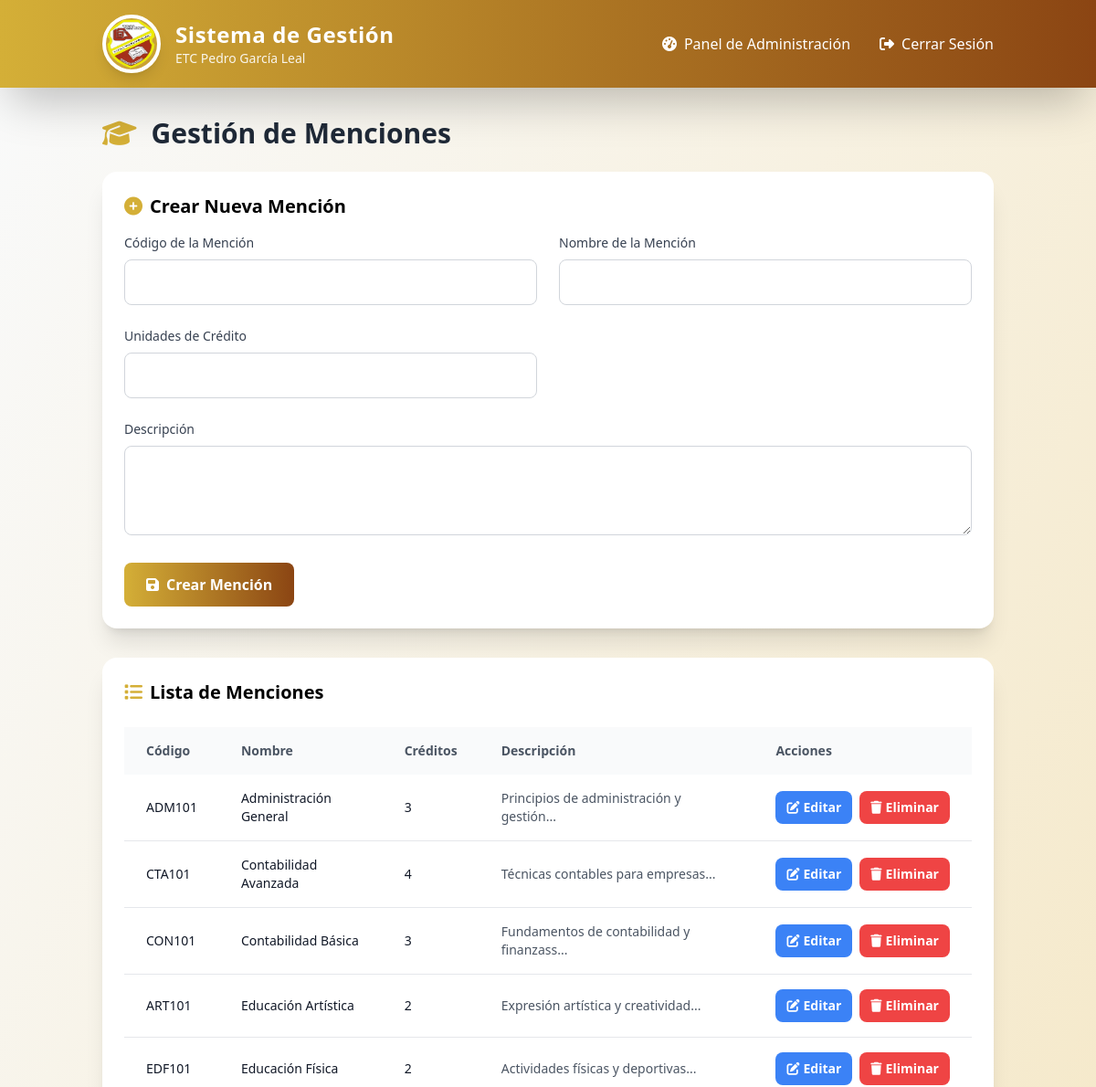
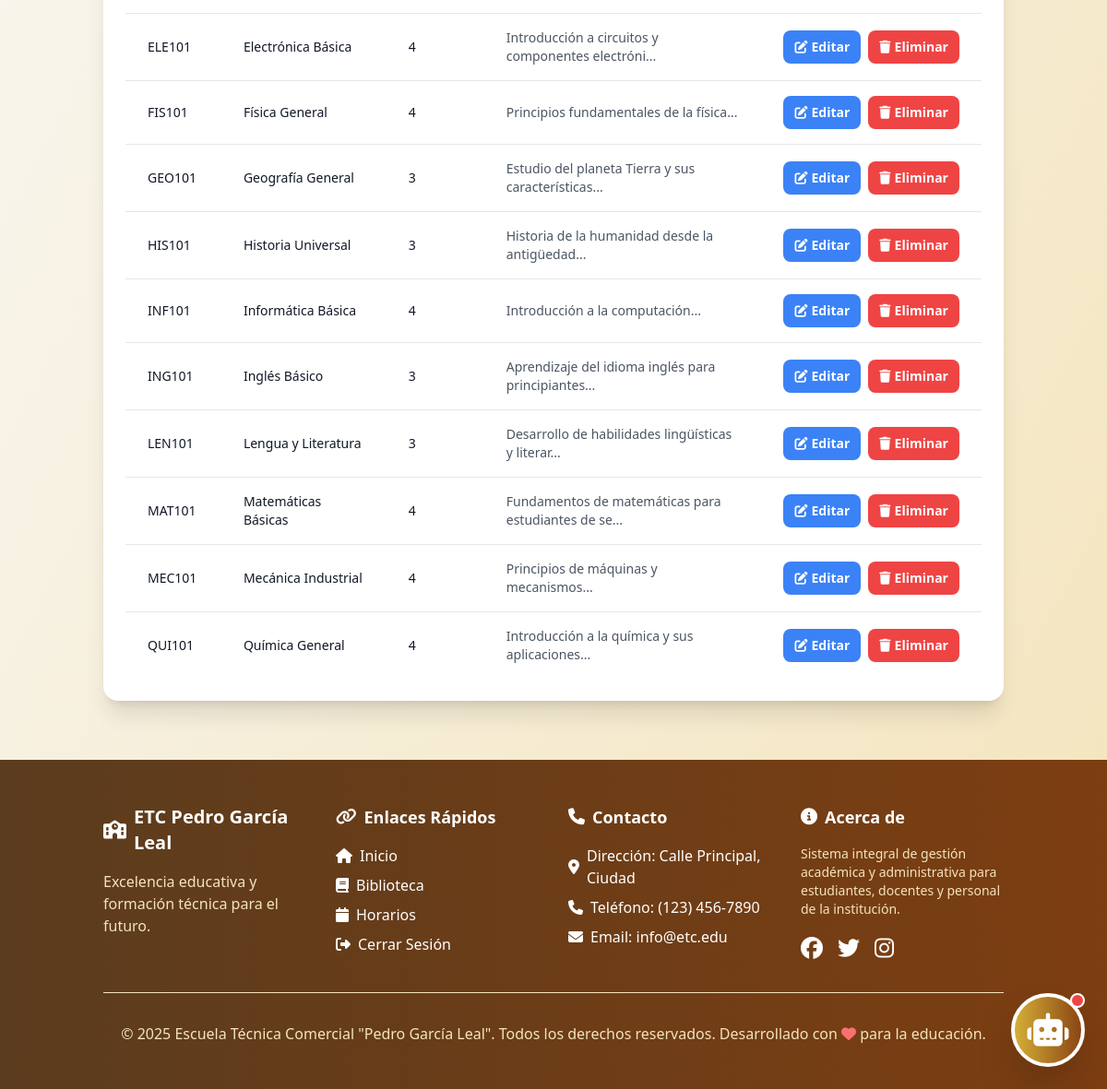
The app's page /modules/admin/courses.php (signed in) with its own data (2 pictures, top to bottom).
### tables this page shows
CREATE TABLE `courses` (
  `id` int(11) NOT NULL,
  `code` varchar(20) NOT NULL,
  `name` varchar(100) NOT NULL,
  `credits` int(11) NOT NULL,
  `description` text DEFAULT NULL
);

### modules/admin/courses.php (the view, shortened to what this page needs)
<?php include '../../templates/header.php'; ?>
<?php
$stmt = $pdo->query("SELECT * FROM courses ORDER BY name");
$courses = $stmt->fetchAll(PDO::FETCH_ASSOC);
?>
<main class="container mx-auto px-6 py-8">
    <h2 class="text-3xl font-bold text-gray-800 mb-6 animate-slide-in-left flex items-center">
        <i class="fas fa-graduation-cap mr-4 text-primary"></i>
        Gestión de Menciones
    </h2>
    <div class="bg-white p-6 rounded-2xl shadow-xl mb-8 animate-fade-in-up">
        <h3 class="text-xl font-semibold mb-4 flex items-center">
            <i class="fas fa-plus-circle mr-2 text-primary"></i>
            Crear Nueva Mención
        </h3>
        <form method="POST" class="grid md:grid-cols-2 gap-6">
            <div>
                <label for="code" class="block text-sm font-medium text-gray-700 mb-2">Código de la Mención</label>
                <input type="text" id="code" name="code" required class="w-full px-4 py-3 border border-gray-300 rounded-lg focus:outline-none focus:ring-2 focus:ring-primary focus:border-transparent transition duration-200">
            </div>
            <div>
                <label for="name" class="block text-sm font-medium text-gray-700 mb-2">Nombre de la Mención</label>
                <input type="text" id="name" name="name" required class="w-full px-4 py-3 border border-gray-300 rounded-lg focus:outline-none focus:ring-2 focus:ring-primary focus:border-transparent transition duration-200">
            </div>
            <div>
                <label for="credits" class="block text-sm font-medium text-gray-700 mb-2">Unidades de Crédito</label>
                <input type="number" id="credits" name="credits" min="1" max="12" required class="w-full px-4 py-3 border border-gray-300 rounded-lg focus:outline-none focus:ring-2 focus:ring-primary focus:border-transparent transition duration-200">
            </div>
            <div class="md:col-span-2">
                <label for="description" class="block text-sm font-medium text-gray-700 mb-2">Descripción</label>
                <textarea id="description" name="description" rows="3" class="w-full px-4 py-3 border border-gray-300 rounded-lg focus:outline-none focus:ring-2 focus:ring-primary focus:border-transparent transition duration-200"></textarea>
            </div>
            <div class="md:col-span-2">
                <button type="submit" name="create_course" class="bg-gradient-to-r from-primary to-secondary text-white font-bold py-3 px-6 rounded-lg hover:shadow-lg transition duration-300 transform hover:scale-105 flex items-center">
                    <i class="fas fa-save mr-2"></i>
                    Crear Mención
                </button>
            </div>
        </form>
    </div>
    <div class="bg-white p-6 rounded-2xl shadow-xl animate-fade-in-up">
        <h3 class="text-xl font-semibold mb-6 flex items-center">
            <i class="fas fa-list mr-2 text-primary"></i>
            Lista de Menciones
        </h3>
        <div class="overflow-x-auto">
            <table class="min-w-full table-auto">
                <thead>
                    <tr class="bg-gray-50">
                        <th class="px-6 py-4 text-left text-sm font-semibold text-gray-600">Código</th>
                        <th class="px-6 py-4 text-left text-sm font-semibold text-gray-600">Nombre</th>
                        <th class="px-6 py-4 text-left text-sm font-semibold text-gray-600">Créditos</th>
                        <th class="px-6 py-4 text-left text-sm font-semibold text-gray-600">Descripción</th>
                        <th class="px-6 py-4 text-left text-sm font-semibold text-gray-600">Acciones</th>
                    </tr>
                </thead>
                <tbody class="divide-y divide-gray-200">
                    <?php foreach ($courses as $course): ?>
                        <tr class="hover:bg-gray-50 transition duration-200">
                            <td class="px-6 py-4 text-sm font-medium text-gray-900"><?php echo htmlspecialchars($course['code']); ?></td>
                            <td class="px-6 py-4 text-sm text-gray-900"><?php echo htmlspecialchars($course['name']); ?></td>
                            <td class="px-6 py-4 text-sm text-gray-900"><?php echo $course['credits']; ?></td>
                            <td class="px-6 py-4 text-sm text-gray-600"><?php echo htmlspecialchars(substr($course['description'] ?? '', 0, 50)); ?>...</td>
                            <td class="px-6 py-4 text-sm">
                                <div class="flex space-x-2">
                                    <button onclick="editCourse(<?php echo $course['id']; ?>, '<?php echo htmlspecialchars($course['code']); ?>', '<?php echo htmlspecialchars($course['name']); ?>', <?php echo $course['credits']; ?>, '<?php echo htmlspecialchars($course['description'] ?? ''); ?>')" class="bg-blue-500 hover:bg-blue-700 text-white font-bold py-2 px-3 rounded-lg transition duration-200 flex items-center" title="Editar mención">
                                        <i class="fas fa-edit mr-1"></i>
                                        <span class="hidden sm:inline">Editar</span>
                                    </button>
                                    <form method="POST" class="inline" onsubmit="return confirm('¿Está seguro de eliminar este curso?')">
                                        <button type="submit" class="bg-red-500 hover:bg-red-700 text-white font-bold py-2 px-3 rounded-lg transition duration-200 flex items-center" title="Eliminar mención">
                                            <i class="fas fa-trash mr-1"></i>
                                            <span class="hidden sm:inline">Eliminar</span>
                                        </button>
                                    </form>
                                </div>
                            </td>
                        </tr>
                    <?php endforeach; ?>
                </tbody>
            </table>
        </div>
    </div>
</main>
<?php include '../../templates/footer.php'; ?>

### assets/css/style.css (style rules this page uses)
.flex { display: flex; }
.flex-col { flex-direction: column; }

### records on screen
courses: code "ADM101", name "Administración General", credits "3", description "Principios de administración y gestión"
courses: code "CTA101", name "Contabilidad Avanzada", credits "4", description "Técnicas contables para empresas"
courses: code "CON101", name "Contabilidad Básica", credits "3", description "Fundamentos de contabilidad y finanzass"
courses: code "ART101", name "Educación Artística", credits "2", description "Expresión artística y creatividad"
courses: code "EDF101", name "Educación Física", credits "2", description "Actividades físicas y deportivas"
courses: code "ELE101", name "Electrónica Básica", credits "4", description "Introducción a circuitos y componentes electróni"
courses: code "FIS101", name "Física General", credits "4", description "Principios fundamentales de la física"
courses: code "GEO101", name "Geografía General", credits "3", description "Estudio del planeta Tierra y sus características"
courses: code "HIS101", name "Historia Universal", credits "3", description "Historia de la humanidad desde la antigüedad"
courses: code "INF101", name "Informática Básica", credits "4", description "Introducción a la computación"
courses: code "ING101", name "Inglés Básico", credits "3", description "Aprendizaje del idioma inglés para principiantes"
courses: code "LEN101", name "Lengua y Literatura", credits "3", description "Desarrollo de habilidades lingüísticas y literar"
courses: code "MAT101", name "Matemáticas Básicas", credits "4", description "Fundamentos de matemáticas para estudiantes de se"
courses: code "MEC101", name "Mecánica Industrial", credits "4", description "Principios de máquinas y mecanismos"
courses: code "QUI101", name "Química General", credits "4", description "Introducción a la química y sus aplicaciones"

### other values on screen
$nav_label "Panel de Administración"
